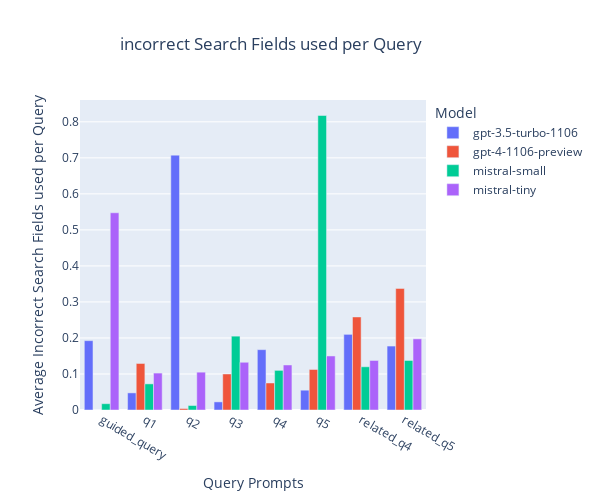

Notebook code for this chart:
### Code cell
melted_df = pd.melt(seed_df, id_vars=['model'], value_vars=['q1_answer_mesh_terms_incorrect', 'q2_answer_mesh_terms_incorrect', 'q3_answer_mesh_terms_incorrect', 'q4_answer_mesh_terms_incorrect', 'q5_answer_mesh_terms_incorrect', 'guided_query_answer_mesh_terms_incorrect', 'related_q4_answer_mesh_terms_incorrect', 'related_q5_answer_mesh_terms_incorrect'],
                    var_name='query', value_name='operator')


#test = melted_df[melted_df['model']=='gpt-3.5-turbo-1106']
#print(test[test['query']=='q2_answer_mesh_terms_incorrect']['operator'].values.tolist())

melted_df['operator'] = melted_df['operator'].apply(lambda x: len(x))

# Group by 'model' and sum the answers for each question
summed_df = melted_df.groupby(['model', 'query']).mean().reset_index()


summed_df['query'] = summed_df['query'].apply(lambda x: x.rstrip("_answer_mesh_terms_incorrect"))
#custom_labels = {'q1_answer_mesh_terms_incorrect': 'q1', 'q2_answer_mesh_terms_incorrect': 'q2', 'q3_answer_mesh_terms_incorrect': 'q3', 'q4_answer_mesh_terms_incorrect': 'q4', 'q5_answer_mesh_terms_incorrect': 'q5', 'guided_query_mesh_terms_incorrect': 'guided query'}
#custom_labels = ['q1','q2','q3','q4','q5','guided_query']

fig = px.bar(summed_df, x='query', y='operator', color='model',
             title='incorrect Search Fields used per Query',
             labels={'query': 'Query Prompts', 'operator': 'Average Incorrect Search Fields used per Query', 'model': 'Model'},
     )

# Customize layout if needed
fig.update_layout(barmode='group', xaxis={'type': 'category'}, width=600, height=500, title_x=0.2)

# Show the plot
fig.show()

### Figure 1 — Plotly figure (JSON) as saved in the notebook; plotly's stock layout.template omitted (floating-point values rounded to 4 significant figures)
{"data": [{"alignmentgroup": "True", "hovertemplate": "Model=gpt-3.5-turbo-1106<br>Query Prompts=%{x}<br>Average Incorrect Search Fields used per Query=%{y}<extra></extra>", "legendgroup": "gpt-3.5-turbo-1106", "marker": {"color": "#636efa", "pattern": {"shape": ""}}, "name": "gpt-3.5-turbo-1106", "offsetgroup": "gpt-3.5-turbo-1106", "orientation": "v", "showlegend": true, "textposition": "auto", "type": "bar", "x": ["guided_query", "q1", "q2", "q3", "q4", "q5", "related_q4", "related_q5"], "xaxis": "x", "y": [0.1925, 0.0475, 0.7075, 0.0225, 0.1675, 0.055, 0.21, 0.1775], "yaxis": "y"}, {"alignmentgroup": "True", "hovertemplate": "Model=gpt-4-1106-preview<br>Query Prompts=%{x}<br>Average Incorrect Search Fields used per Query=%{y}<extra></extra>", "legendgroup": "gpt-4-1106-preview", "marker": {"color": "#EF553B", "pattern": {"shape": ""}}, "name": "gpt-4-1106-preview", "offsetgroup": "gpt-4-1106-preview", "orientation": "v", "showlegend": true, "textposition": "auto", "type": "bar", "x": ["guided_query", "q1", "q2", "q3", "q4", "q5", "related_q4", "related_q5"], "xaxis": "x", "y": [0, 0.1292, 0.004167, 0.1, 0.075, 0.1125, 0.2583, 0.3375], "yaxis": "y"}, {"alignmentgroup": "True", "hovertemplate": "Model=mistral-small<br>Query Prompts=%{x}<br>Average Incorrect Search Fields used per Query=%{y}<extra></extra>", "legendgroup": "mistral-small", "marker": {"color": "#00cc96", "pattern": {"shape": ""}}, "name": "mistral-small", "offsetgroup": "mistral-small", "orientation": "v", "showlegend": true, "textposition": "auto", "type": "bar", "x": ["guided_query", "q1", "q2", "q3", "q4", "q5", "related_q4", "related_q5"], "xaxis": "x", "y": [0.0175, 0.0725, 0.0125, 0.205, 0.11, 0.8175, 0.12, 0.1375], "yaxis": "y"}, {"alignmentgroup": "True", "hovertemplate": "Model=mistral-tiny<br>Query Prompts=%{x}<br>Average Incorrect Search Fields used per Query=%{y}<extra></extra>", "legendgroup": "mistral-tiny", "marker": {"color": "#ab63fa", "pattern": {"shape": ""}}, "name": "mistral-tiny", "offsetgroup": "mistral-tiny", "orientation": "v", "showlegend": true, "textposition": "auto", "type": "bar", "x": ["guided_query", "q1", "q2", "q3", "q4", "q5", "related_q4", "related_q5"], "xaxis": "x", "y": [0.5475, 0.1025, 0.105, 0.1325, 0.125, 0.15, 0.1375, 0.1975], "yaxis": "y"}], "layout": {"barmode": "group", "height": 500, "legend": {"title": {"text": "Model"}, "tracegroupgap": 0}, "title": {"text": "incorrect Search Fields used per Query", "x": 0.2}, "width": 600, "xaxis": {"anchor": "y", "autorange": true, "domain": [0, 1], "range": [-0.5, 7.5], "title": {"text": "Query Prompts"}, "type": "category"}, "yaxis": {"anchor": "x", "autorange": true, "domain": [0, 1], "range": [0, 0.8605], "title": {"text": "Average Incorrect Search Fields used per Query"}, "type": "linear"}}}
